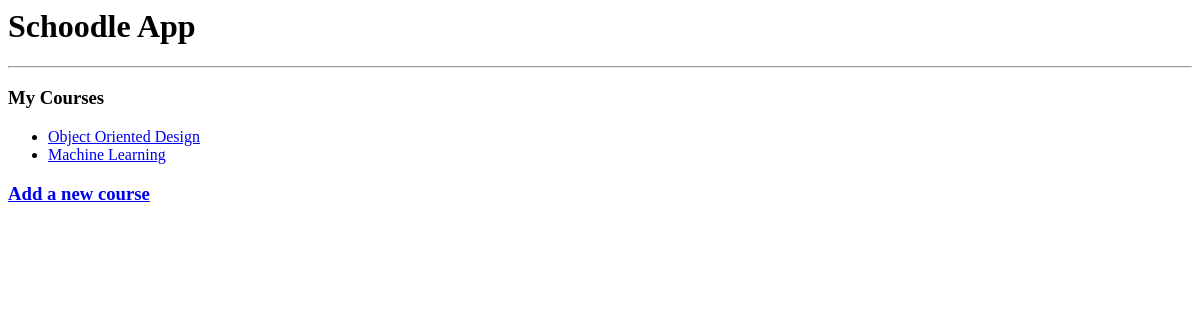
The page /schoodle/admin/5 on the database as committed earlier.
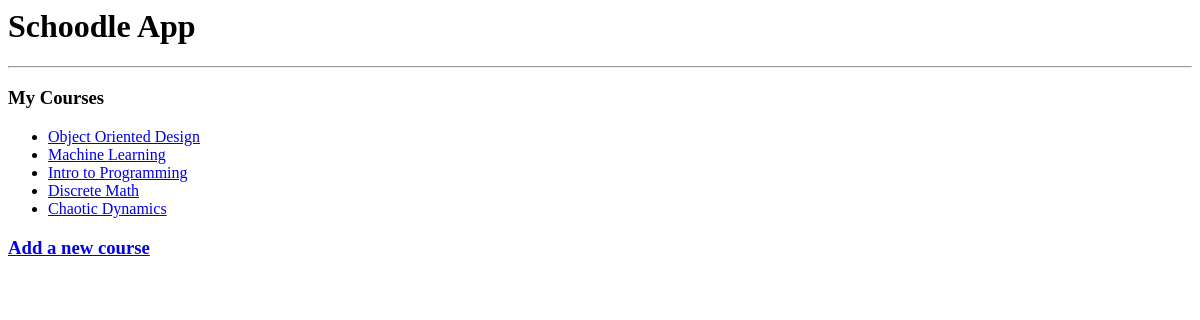
The same page on the database as committed later.
### schoodle_app/models.py (models this page shows, shortened)
class Course(models.Model):
    name = models.CharField(max_length=200)

### schoodle_app/views.py (the view)
# urls.py: path("admin/<int:admin_id>", views.admin_splash, name='admin_splash'),
def admin_splash(request,admin_id):
    courses = Administrator.objects.get(id=admin_id).courses.all()
    template = loader.get_template('schoodle_app/admin_splash.html')
    context = {"courses":courses,"admin_id":admin_id}
    return HttpResponse(template.render(context,request))

### schoodle_app/templates/schoodle_app/admin_splash.html
<h1>Schoodle App</h1><hr>
<h3>My Courses</h3>
{% if courses %}
        <ul>
                {% for c in courses %}
		<li><a href="/schoodle/course/{{ c.id }}/adminview/{{admin_id}}">{{c.name}}</a></li>
                {% endfor %}
        </ul>
{% else %}
<p> No Courses are available </p>
{% endif %}
<h3><a href="/schoodle/addcourse/{{admin_id}}">Add a new course</a></h3>

Rows that differ between the two databases and show on the page:
added Course: name "Intro to Programming"
added Course: name "Discrete Math"
added Course: name "Chaotic Dynamics"
